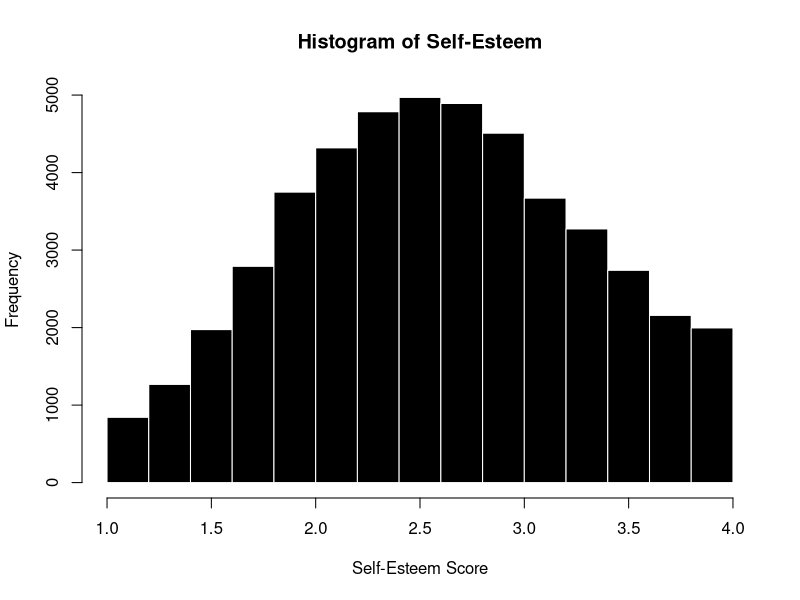
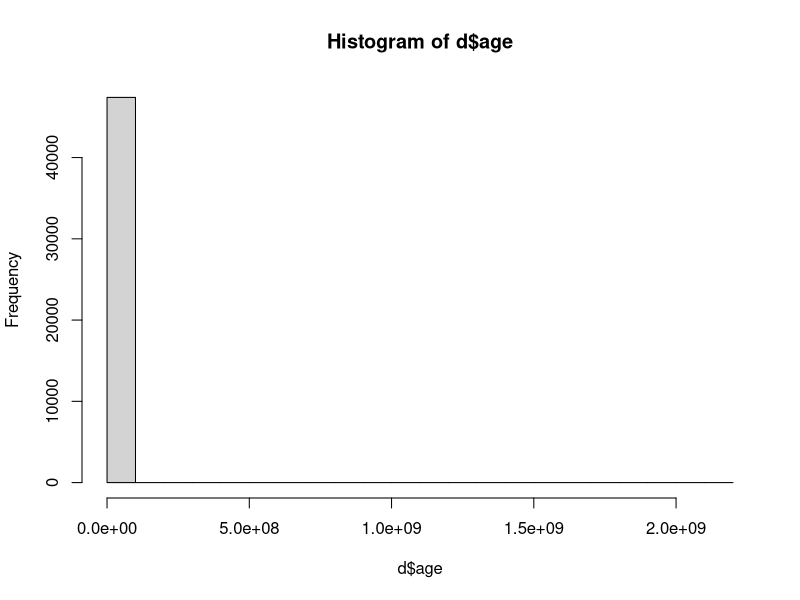
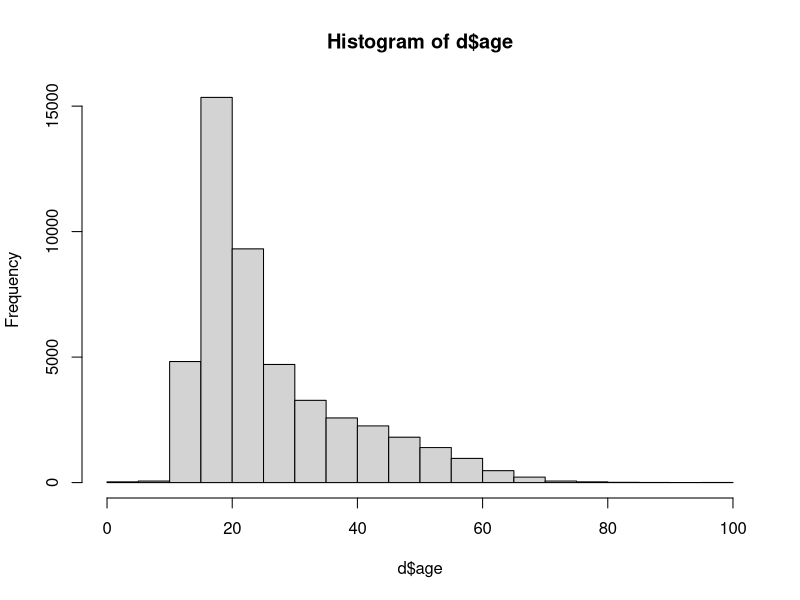
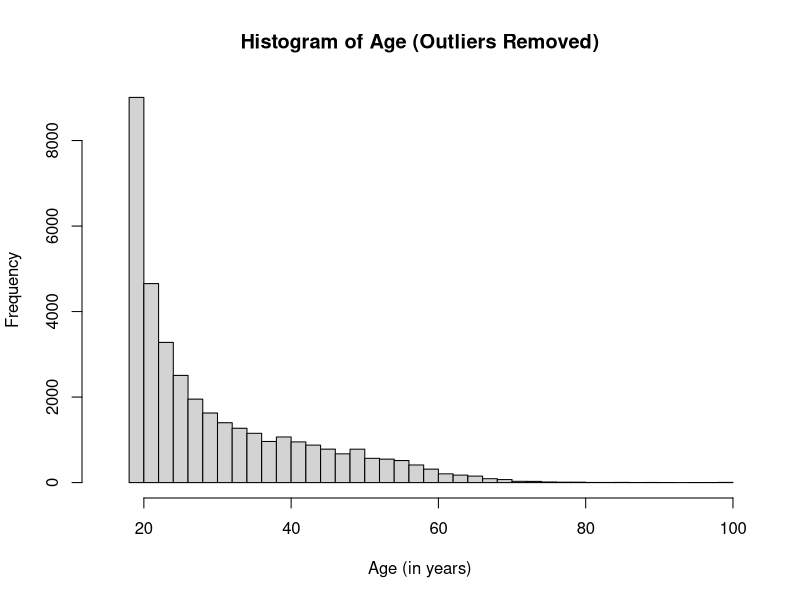

Generate these figures, in order, with R:
## ---- chunk 1
#| include: false
d <- read.csv("../datasets/Self-Esteem Dataset/data.csv", stringsAsFactors = T, na.strings = "0", sep = "\t")
SELFES.df <- data.frame(d[,c(1:2,4,6,7)], 5-d[,c(3,5,8:10)])
d$SELFES <- rowMeans(SELFES.df, na.rm = T)
## ---- chunk 2
hist(d$SELFES, col = 'black', bor = 'white', 
     main = "Histogram of Self-Esteem", 
     xlab = "Self-Esteem Score", breaks = 15)
## ---- chunk 3
#| echo: false
head(data.frame("Raw Scores" = d$SELFES, "Z-Scores" = scale(d$SELFES)))
## ---- chunk 4
    d$SELFES_Z <- scale(d$SELFES)
    d$SELFES_Z[1:5]
## ---- chunk 5
    zSELF <- (d$SELFES - mean(d$SELFES, na.rm = T)) / # distance from the mean, divided by....
              sd(d$SELFES, na.rm = T) # the standard deviation
    zSELF[1:5] # just showing the first 10 z-scored variables.
## ---- chunk 6
hist(d$age)
## ---- chunk 7
d$age[d$age > 100 & !is.na(d$age)]
## ---- chunk 8
mean(d$age, na.rm = T)
median(d$age, na.rm = T)
## ---- chunk 9
d$age[d$age > 100 & !is.na(d$age)] # finds the outliers
d$age[d$age > 100 & !is.na(d$age)] <- NA # replaces the outliers with NA
hist(d$age) # my graph.
## ---- chunk 10
min(d$age, na.rm = T)
youngfolk <- d$age[d$age < 18 & !is.na(d$age)] 
youngfolk[1:100] # just the first 100 folks less than 18
## ---- chunk 11
d$age[d$age < 18 & !is.na(d$age)] <- NA
## ---- chunk 12
hist(d$age, xlim = c(15,100), breaks = 30, main = "Histogram of Age (Outliers Removed)", xlab = "Age (in years)")
mean(d$age, na.rm = T)
sd(d$age, na.rm = T)
## ---- chunk 13
d$age[d$age > 80 & !is.na(d$age)]
## ---- chunk 14
d$ageZ <- scale(d$age)
d$ageZ[d$age > 80 & !is.na(d$age)]

## ---- chunk 15
pnorm(d$ageZ[d$age > 80 & !is.na(d$age)]) * 100
pnorm(d$ageZ[d$age > 80 & !is.na(d$age)])
